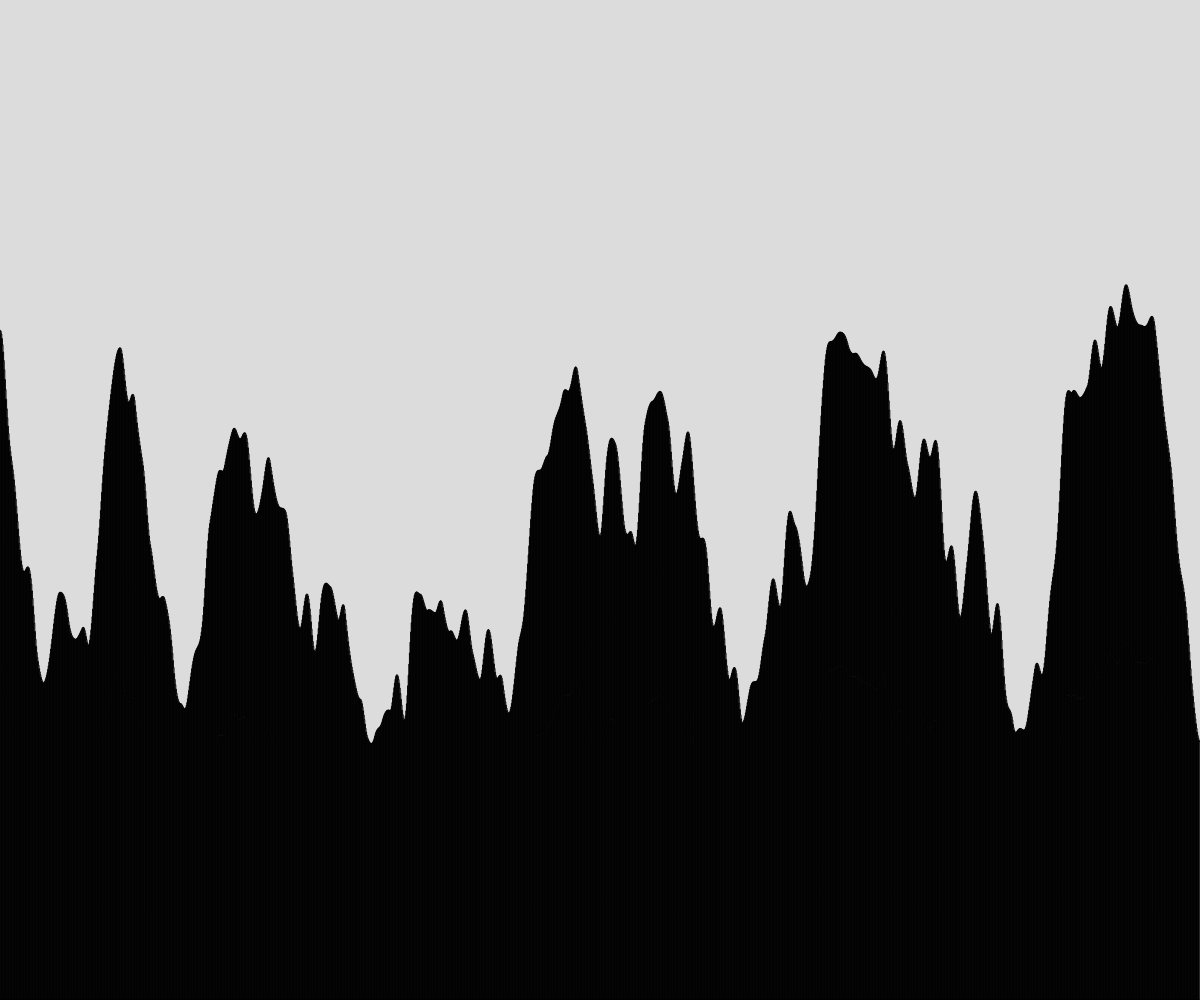
Frame 1 (no input)
Frame 60 (no input): identical to frame 1, image omitted
Frame 120 (the mouse pressed at the canvas centre since frame 60): identical to frame 1, image omitted

The p5.js sketch that drew this single still picture (run headless with seeded random() and noise() and a simulated clock; from frame 60 on, the mouse is pressed at the canvas centre):

// p5.js sketch
// ── sketch.js
//Terrain Demo Thingy

let terrain = [];
const NUMBER_OF_RECTS = 2000;

function setup() {
  createCanvas(windowWidth, windowHeight); 
  let howWide = width/NUMBER_OF_RECTS;
  generateTerrain(howWide);
}

function draw() {
  background(220);
  for (let someRect of terrain) {
    rect(someRect.x, someRect.y, someRect.w, someRect.h);
  }
}

function generateTerrain(theWidth) {
  let time = 0;
  let deltaTime = 0.01;
  for (let x = 0; x < width; x += theWidth){
    let theHeight = noise(time) * height;
    let someRect = spawnRectangle(x, theHeight, theWidth);
    terrain.push(someRect);
    time += deltaTime;
  }
}

function spawnRectangle(leftSide, rectHeight, rectWidth){
  let theRect = {
    x: leftSide,
    y: height - rectHeight,
    w: rectWidth,
    h: rectHeight,
  };
  return theRect;
}
